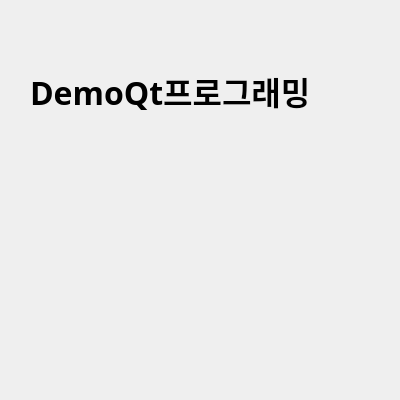
<?xml version="1.0" encoding="UTF-8"?>
<ui version="4.0">
 <class>Dialog</class>
 <widget class="QDialog" name="Dialog">
  <property name="geometry">
   <rect>
    <x>0</x>
    <y>0</y>
    <width>400</width>
    <height>400</height>
   </rect>
  </property>
  <property name="windowTitle">
   <string>Dialog</string>
  </property>
  <widget class="QLabel" name="label">
   <property name="geometry">
    <rect>
     <x>30</x>
     <y>30</y>
     <width>331</width>
     <height>121</height>
    </rect>
   </property>
   <property name="font">
    <font>
     <family>맑은 고딕</family>
     <pointsize>24</pointsize>
     <weight>75</weight>
     <bold>true</bold>
    </font>
   </property>
   <property name="text">
    <string>DemoQt프로그래밍</string>
   </property>
  </widget>
 </widget>
 <resources/>
 <connections/>
</ui>
